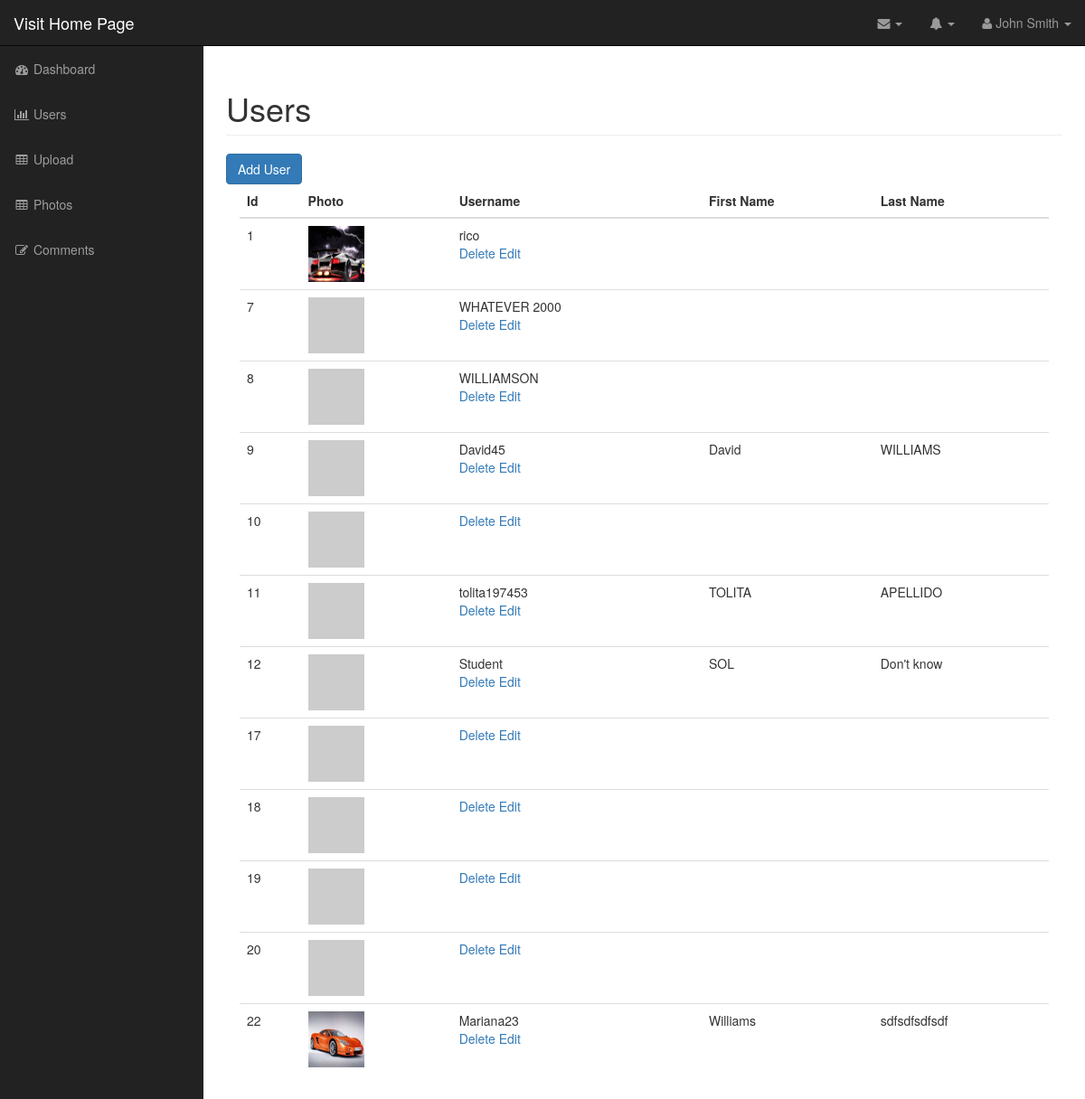
The page /admin/users.php (signed in) on the database its author committed.
### tables this page shows
CREATE TABLE `users` (
  `id` int(11) NOT NULL,
  `username` varchar(255) NOT NULL,
  `password` varchar(255) NOT NULL,
  `first_name` varchar(255) NOT NULL,
  `last_name` varchar(255) NOT NULL,
  `user_image` varchar(255) NOT NULL
);

### admin/includes/database.php (called while the page is built, shortened)
<?php
class Database {
	public $db;
	function __construct() {
		$this->db = $this->open_db_connection();
	}
	public function open_db_connection() {
		$this->connection = new mysqli(DB_HOST,DB_USER,DB_PASS,DB_NAME);
		return $this->connection;
	}
	public function query($sql) {
		$result = $this->db->query($sql);
		return $result;
	}
}
$database = new Database();
?>

### admin/includes/db_object.php (called while the page is built, shortened)
<?php
class Db_object {
	public static function find_all() {
		return static::find_by_query("SELECT * FROM " . static::$db_table . " ");
	}
	public static function find_by_query($sql) {
		global $database;
		$result_set = $database->query($sql);
		$the_object_array = array();
		while ($row = mysqli_fetch_array($result_set)) {
			$the_object_array[] = static::instantiation($row);
		}
		return $the_object_array;
	}
	public static function instantiation($the_record) {
		$the_object = new $calling_class();
        foreach ($the_record as $the_attribute => $value) {
        	if($the_object->has_the_attribute($the_attribute)) {
        		$the_object->$the_attribute = $value;
        	}
        }
        return $the_object;
	}
	private function has_the_attribute($the_attribute) {
		$object_properties = get_object_vars($this);
		return array_key_exists($the_attribute, $object_properties);
	}
}
?>

### admin/includes/user.php (called while the page is built, shortened)
<?php
class User extends Db_object {
	public $user_image;
	public $upload_directory = "images";
	public $image_placeholder = "http://placehold.it/400x400&text=image";
	public function image_path_and_placeholder() {
		return empty($this->user_image) ? $this->image_placeholder : $this->upload_directory.DS.$this->user_image;
	}
}
?>

### admin/users.php (the view, shortened to what this page needs)
<?php include("includes/header.php"); ?>
<?php
$users = User::find_all();
?>
        <nav class="navbar navbar-inverse navbar-fixed-top" role="navigation">
        <?php include("includes/top_nav.php"); ?>
        <?php include("includes/side_nav.php"); ?>
        </nav>
        <div id="page-wrapper">
            <div class="container-fluid">
                <div class="row">
                    <div class="col-lg-12">
                        <h1 class="page-header">
                            Users
                        </h1>
                        <a href="add_user.php" class="btn btn-primary">Add User</a>
                        <div class="col-md-12">
                            <table class="table table-hover">
                                <thead>
                                    <tr>
                                        <th>Id</th>
                                        <th>Photo</th>
                                        <th>Username</th>
                                        <th>First Name</th>
                                        <th>Last Name</th>
                                    </tr>
                                </thead>
                                <tbody>
                                    <?php foreach ($users as $user) : ?>
                                        <tr>
                                            <td><?php echo $user->id; ?></td>
                                            <td><img class="admin-user-thumbnail user_image" src="<?php echo $user->image_path_and_placeholder(); ?>" alt=""></td>
                                            <td><?php echo $user->username; ?>
                                                <div class="action_links">
                                                    <a href="delete_user.php?id=<?php echo $user->id; ?>">Delete</a>
                                                    <a href="edit_user.php?id=<?php echo $user->id; ?>">Edit</a>
                                                </div>
                                            </td>
                                            <td><?php echo $user->first_name; ?></td>
                                            <td><?php echo $user->last_name; ?></td>
                                        </tr>
                                    <?php endforeach; ?>
                                </tbody>
                            </table>
                        </div>
                    </div>
                </div>
            </div>
        </div>
  <?php include("includes/footer.php"); ?>

### admin/includes/header.php (shortened to what this page needs)
<!DOCTYPE html>
<html lang="en">
<head>
    <link href="css/bootstrap.min.css" rel="stylesheet">
    <link href="css/sb-admin.css" rel="stylesheet">
    <link href="font-awesome/css/font-awesome.min.css" rel="stylesheet" type="text/css">
    <link href="css/dropzone.css" rel="stylesheet">
    <link href="css/styles.css" rel="stylesheet">
</head>
<body>
    <div id="wrapper">

### admin/includes/top_nav.php (shortened to what this page needs)
<div class="navbar-header">
                <a class="navbar-brand" href="../index.php">Visit Home Page</a>
            </div>
            <ul class="nav navbar-right top-nav">
                <li class="dropdown">
                    <a href="#" class="dropdown-toggle" data-toggle="dropdown"><i class="fa fa-envelope"></i> <b class="caret"></b></a>
                </li>
                <li class="dropdown">
                    <a href="#" class="dropdown-toggle" data-toggle="dropdown"><i class="fa fa-bell"></i> <b class="caret"></b></a>
                </li>
                <li class="dropdown">
                    <a href="#" class="dropdown-toggle" data-toggle="dropdown"><i class="fa fa-user"></i> John Smith <b class="caret"></b></a>
                </li>
            </ul>

### admin/includes/side_nav.php
<div class="collapse navbar-collapse navbar-ex1-collapse">
    <ul class="nav navbar-nav side-nav">
        <li>
            <a href="index.php"><i class="fa fa-fw fa-dashboard"></i> Dashboard</a>
        </li>
        <li>
            <a href="users.php"><i class="fa fa-fw fa-bar-chart-o"></i> Users</a>
        </li>
        <li>
            <a href="upload.php"><i class="fa fa-fw fa-table"></i> Upload</a>
        </li>
        <li>
            <a href="photos.php"><i class="fa fa-fw fa-table"></i> Photos</a>
        </li>
        <li>
            <a href="comments.php"><i class="fa fa-fw fa-edit"></i> Comments</a>
        </li>
    </ul>
</div>

### admin/includes/footer.php (shortened to what this page needs)
  </div>
</body>
</html>

### admin/css/sb-admin.css (style rules this page uses)
body { margin-top: 100px; background-color: #222; }
@media (min-width:768px) { body { margin-top: 50px; } }
#wrapper { padding-left: 0; }
#page-wrapper { width: 100%; padding: 0; background-color: #fff; }
@media (min-width:768px) { #wrapper { padding-left: 225px; } }
@media (min-width:768px) { #page-wrapper { padding: 10px; } }
.top-nav { padding: 0 15px; }
.top-nav>li { display: inline-block; float: left; }
.top-nav>li>a { padding-top: 15px; padding-bottom: 15px; line-height: 20px; color: #999; }
@media (min-width:768px) { .side-nav { position: fixed; top: 51px; left: 225px; width: 225px; margin-left: -225px; border: none; border-radius: 0; overflow-y: auto; background-color: #222; } }
@media (min-width:768px) { .side-nav>li>a { width: 225px; } }

### admin/css/styles.css (style rules this page uses)
.user_image { width: 62px; height: 62px; }

### rows shown on the page
users: id "1", user_image (picture), username "rico"
users: id "7", username "WHATEVER 2000"
users: id "8", username "WILLIAMSON"
users: id "9", username "David45", first_name "David", last_name "WILLIAMS"
users: id "11", username "tolita197453", first_name "TOLITA", last_name "APELLIDO"
users: id "12", username "Student", first_name "SOL", last_name "Don't know"
users: id "22", user_image (picture), username "Mariana23", first_name "Williams", last_name "sdfsdfsdfsdf"

### other values the page prints
$user->id "10"
$user->id "17"
$user->id "18"
$user->id "19"
$user->id "20"
